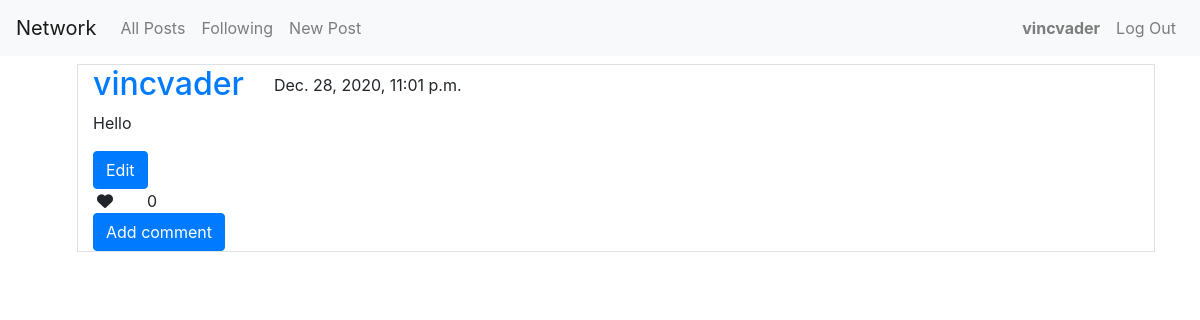
Page / (signed in) on the earlier database version.
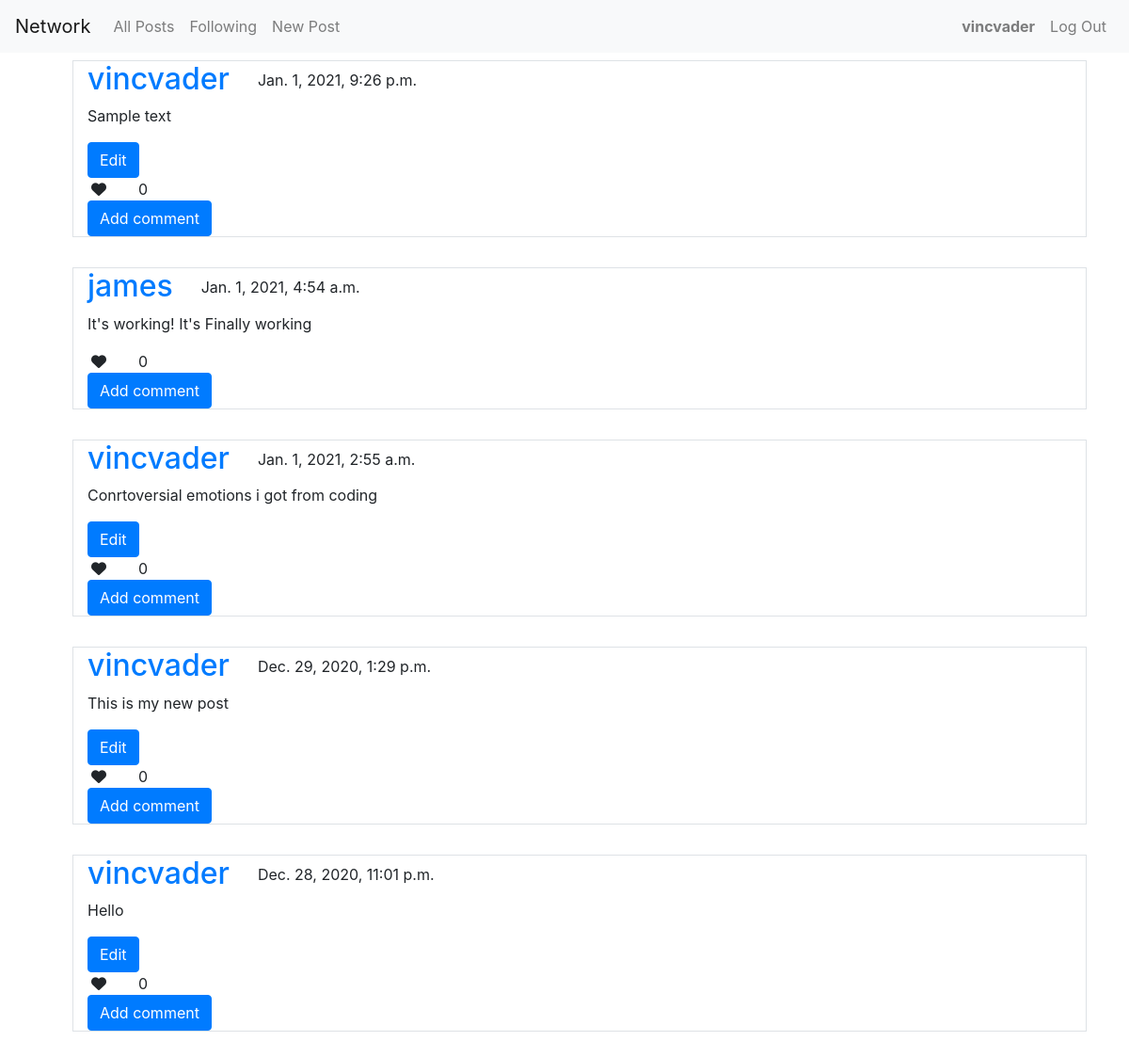
Same page on the later database version.
### network/models.py (models this page shows, shortened)
class Post(models.Model):
    author = models.ForeignKey(User, on_delete=models.CASCADE)
    content = models.TextField(max_length=255)
    date_posted = models.DateTimeField(auto_now_add=True)

class User(AbstractUser):
    pass

### network/views.py (the view)
# urls.py: path("", views.index, name="index"),
def index(request):
    posts = Post.objects.all()
    likes = 0
    posts = posts.order_by("-date_posted").all()
    for post in posts:
        post.likes_count = len(Like.objects.filter(post=post.pk))
        if request.user.is_authenticated:
            try:
                Like.objects.get(post=post.pk, user=request.user)
                post.liked = True
            except Like.DoesNotExist:
                post.liked = False
    return render(request, "network/index.html", {
        'posts': posts,
    })

### network/templates/network/index.html (shortened to what this page needs)
{% extends "network/layout.html" %}
{% block body %}
<div class="row m-3">
    {%for post in posts%}
    <div class="col-12 m-3 border">
        <div class="row">
            <div class="col col-auto">
                <h2>
                    <a href="{% url 'profile' user_id=post.author.pk %}">
                        {{post.author}}
                    </a>
                </h2>
            </div>
            <div class="col">
                <p class=" mt-2 mb-0">
                    {{post.date_posted}}
                </p>
            </div>
            <div class="col-12">
                <p>{{post.content}}</p>
                {%if post.author == request.user %}
                <button class="btn btn-primary edit">Edit</button>
                {%endif%}
                <div class="like-wrapper row">
                    <div class="col col-auto">
                        <i class="fas fa-heart p-1 like" data-user="{{request.user.pk}}" data-post="{{post.pk}}"
                            data-liked='{{post.liked}}'></i>
                    </div>
                    <div class="col like-count" data-post="{{post.pk}}">
                        0
                    </div>
                </div>
                <button class="btn btn-primary comment">Add comment</button>
            </div>
        </div>
    </div>
    {% endfor %}
</div>
{% endblock %}

Differences in the rows shown:
added Post: author "vincvader", date_posted "Jan. 1, 2021, 9:26 p.m.", content "Sample text", shows "Edit"
added Post: author "james", date_posted "Jan. 1, 2021, 4:54 a.m.", content "It's working! It's Finally working"
added Post: author "vincvader", date_posted "Jan. 1, 2021, 2:55 a.m.", content "Conrtoversial emotions i got from coding", shows "Edit"
added Post: author "vincvader", date_posted "Dec. 29, 2020, 1:29 p.m.", content "This is my new post", shows "Edit"
